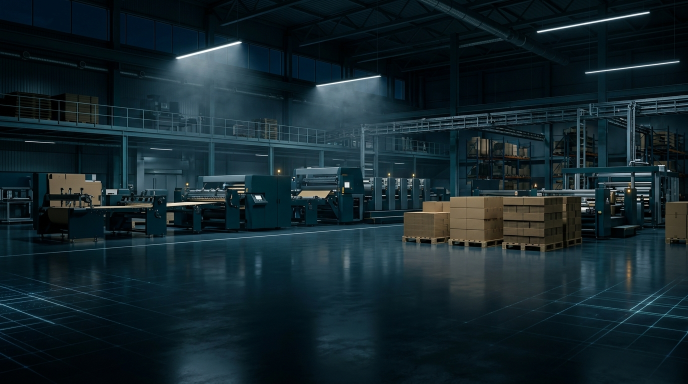
#> input picture assets/images/wirasena-factory-hero-bg.jpg, 1376 x 768 px, found by its file name (shown at 1/2 size)
$ python build_video_ad_meta_tiktok.py
#> lines starting #> are read from the running program, lines starting #| are printed output that depends on the picture
import os
import sys
import math
import subprocess
from PIL import Image, ImageDraw, ImageFont, ImageFilter

WIDTH = 1080
HEIGHT = 1920
FPS = 30
TOTAL_FRAMES = 900  # Exactly 30.0 seconds

BASE_DIR = '/home/naufalhzh/.gemini/antigravity/scratch/pt-wirasena-maju-bersama-rayya'
OUT_VIDEO_PATH = os.path.join(BASE_DIR, 'assets/video/wirasena-meta-tiktok-ad-30s.mp4')
os.makedirs(os.path.dirname(OUT_VIDEO_PATH), exist_ok=True)

# Smooth easing
def ease_in_out(t):
    t = max(0.0, min(1.0, t))
    return 0.5 * (1.0 - math.cos(math.pi * t))

def ease_out(t):
    t = max(0.0, min(1.0, t))
    return math.sin((t * math.pi) / 2.0)

def lerp(a, b, t):
    return a + (b - a) * t

print("1. Loading Assets for Ad...")
# Background
bg_factory_raw = Image.open(os.path.join(BASE_DIR, 'assets/images/wirasena-factory-hero-bg.jpg')).convert('RGB')
#> bg_factory_raw is the input picture: PIL image 1376x768 RGB; mean R, G, B 20.4, 37.5, 44
# Crop & resize to fit vertical 1080x1920
ratio = max(WIDTH / bg_factory_raw.width, HEIGHT / bg_factory_raw.height)
#> ratio = 2.5
bg_factory = bg_factory_raw.resize((int(bg_factory_raw.width * ratio), int(bg_factory_raw.height * ratio)), Image.Resampling.LANCZOS)
bg_factory = bg_factory.crop(((bg_factory.width - WIDTH) // 2, (bg_factory.height - HEIGHT) // 2, (bg_factory.width - WIDTH) // 2 + WIDTH, (bg_factory.height - HEIGHT) // 2 + HEIGHT))
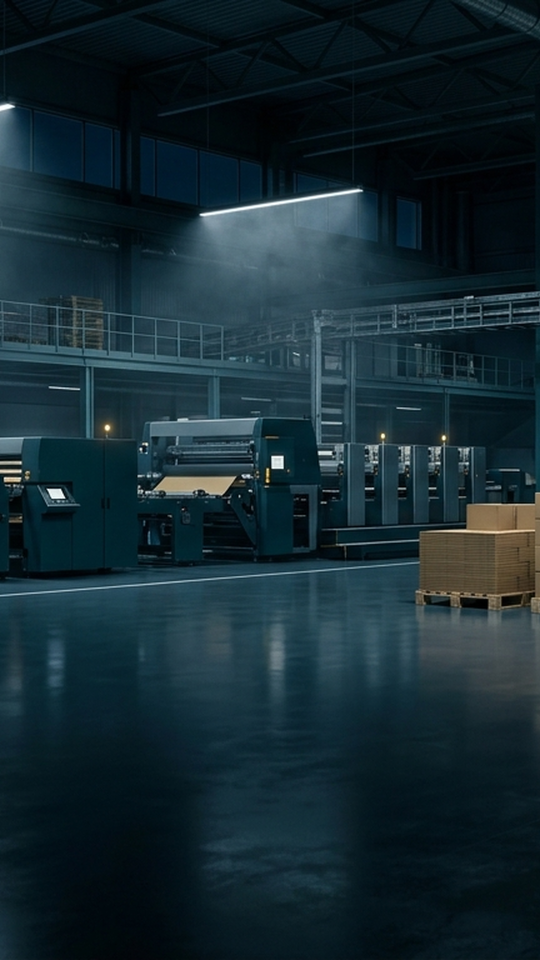
#> bg_factory: PIL image 1080x1920 RGB (shown at 1/2 size); mean R, G, B 21.5, 41.3, 49.2

# Product transparent cutouts
#> (the run stopped early here; a loop or call above may not have finished)

$ run again, with assets/images/hero-cinematic-bg.jpg copied over assets/images/wirasena-factory-hero-bg.jpg
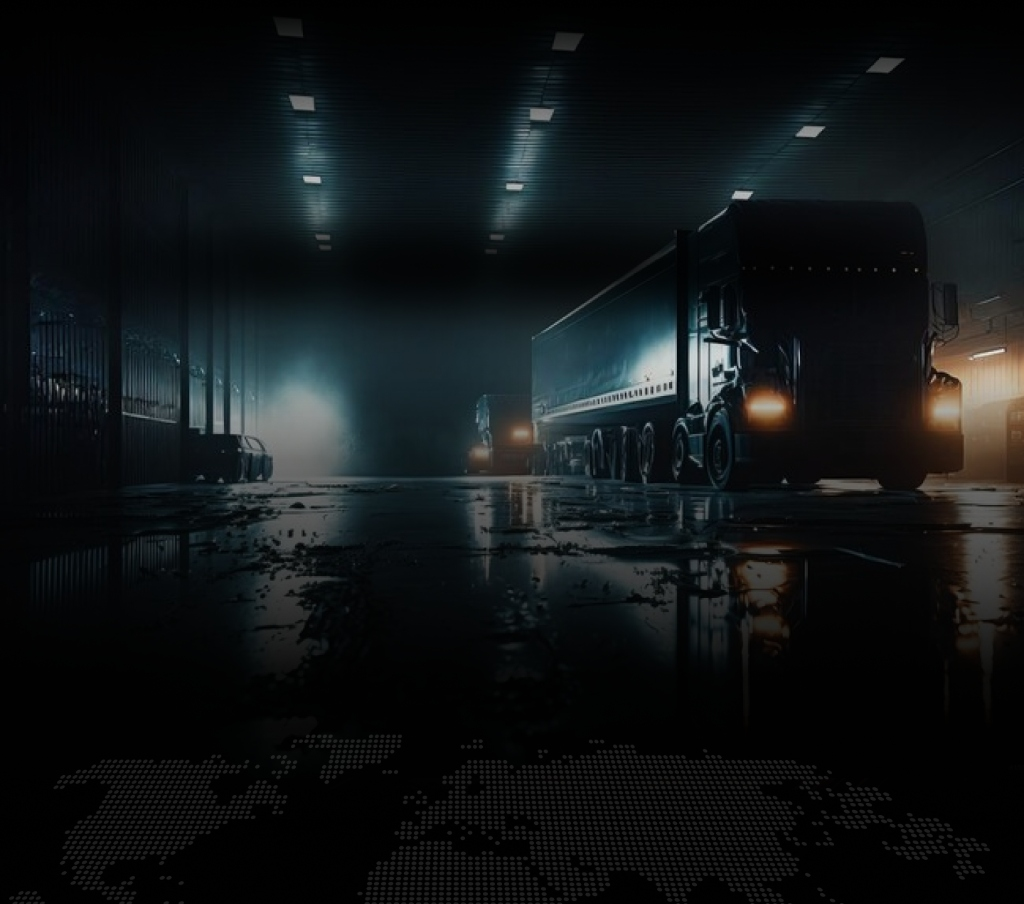
#> input picture assets/images/hero-cinematic-bg.jpg, 1024 x 904 px, found by its file name
#> bg_factory_raw is the input picture: PIL image 1024x904 RGB; mean R, G, B 16.6, 20.4, 21.8
#> `bg_factory = bg_factory.crop(((bg_factory.width - WIDTH) // 2, (bg_fac..`:
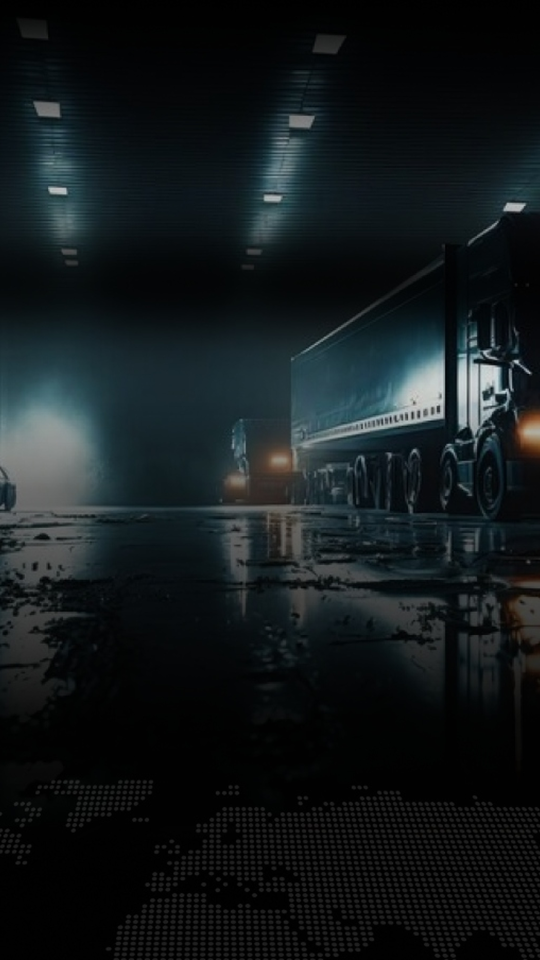
#> bg_factory: PIL image 1080x1920 RGB (shown at 1/2 size); mean R, G, B 18.9, 25.1, 27.2
